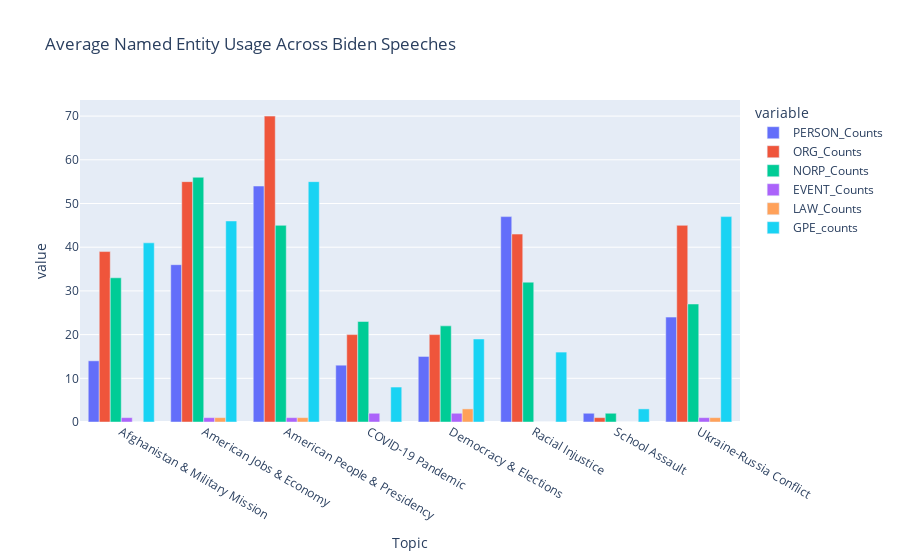

Notebook cell for this chart:
### Code cell
# Use plotly to plot proper noun use per genre
fig = px.bar(average_ner_df, x="Topic", y=["PERSON_Counts", 'ORG_Counts', "NORP_Counts", 'EVENT_Counts', 'LAW_Counts','GPE_counts'], title="Average Named Entity Usage Across Biden Speeches", barmode='group')
fig.show()

### Figure 1 — Plotly figure (JSON) as saved in the notebook; plotly's stock layout.template omitted (floating-point values rounded to 4 significant figures)
{"data": [{"alignmentgroup": "True", "hovertemplate": "variable=PERSON_Counts<br>Topic=%{x}<br>value=%{y}<extra></extra>", "legendgroup": "PERSON_Counts", "marker": {"color": "#636efa", "pattern": {"shape": ""}}, "name": "PERSON_Counts", "offsetgroup": "PERSON_Counts", "orientation": "v", "showlegend": true, "textposition": "auto", "type": "bar", "x": ["Afghanistan & Military Mission", "American Jobs & Economy", "American People & Presidency", "COVID-19 Pandemic", "Democracy & Elections", "Racial Injustice", "School Assault", "Ukraine-Russia Conflict"], "xaxis": "x", "y": [14, 36, 54, 13, 15, 47, 2, 24], "yaxis": "y"}, {"alignmentgroup": "True", "hovertemplate": "variable=ORG_Counts<br>Topic=%{x}<br>value=%{y}<extra></extra>", "legendgroup": "ORG_Counts", "marker": {"color": "#EF553B", "pattern": {"shape": ""}}, "name": "ORG_Counts", "offsetgroup": "ORG_Counts", "orientation": "v", "showlegend": true, "textposition": "auto", "type": "bar", "x": ["Afghanistan & Military Mission", "American Jobs & Economy", "American People & Presidency", "COVID-19 Pandemic", "Democracy & Elections", "Racial Injustice", "School Assault", "Ukraine-Russia Conflict"], "xaxis": "x", "y": [39, 55, 70, 20, 20, 43, 1, 45], "yaxis": "y"}, {"alignmentgroup": "True", "hovertemplate": "variable=NORP_Counts<br>Topic=%{x}<br>value=%{y}<extra></extra>", "legendgroup": "NORP_Counts", "marker": {"color": "#00cc96", "pattern": {"shape": ""}}, "name": "NORP_Counts", "offsetgroup": "NORP_Counts", "orientation": "v", "showlegend": true, "textposition": "auto", "type": "bar", "x": ["Afghanistan & Military Mission", "American Jobs & Economy", "American People & Presidency", "COVID-19 Pandemic", "Democracy & Elections", "Racial Injustice", "School Assault", "Ukraine-Russia Conflict"], "xaxis": "x", "y": [33, 56, 45, 23, 22, 32, 2, 27], "yaxis": "y"}, {"alignmentgroup": "True", "hovertemplate": "variable=EVENT_Counts<br>Topic=%{x}<br>value=%{y}<extra></extra>", "legendgroup": "EVENT_Counts", "marker": {"color": "#ab63fa", "pattern": {"shape": ""}}, "name": "EVENT_Counts", "offsetgroup": "EVENT_Counts", "orientation": "v", "showlegend": true, "textposition": "auto", "type": "bar", "x": ["Afghanistan & Military Mission", "American Jobs & Economy", "American People & Presidency", "COVID-19 Pandemic", "Democracy & Elections", "Racial Injustice", "School Assault", "Ukraine-Russia Conflict"], "xaxis": "x", "y": [1, 1, 1, 2, 2, 0, 0, 1], "yaxis": "y"}, {"alignmentgroup": "True", "hovertemplate": "variable=LAW_Counts<br>Topic=%{x}<br>value=%{y}<extra></extra>", "legendgroup": "LAW_Counts", "marker": {"color": "#FFA15A", "pattern": {"shape": ""}}, "name": "LAW_Counts", "offsetgroup": "LAW_Counts", "orientation": "v", "showlegend": true, "textposition": "auto", "type": "bar", "x": ["Afghanistan & Military Mission", "American Jobs & Economy", "American People & Presidency", "COVID-19 Pandemic", "Democracy & Elections", "Racial Injustice", "School Assault", "Ukraine-Russia Conflict"], "xaxis": "x", "y": [0, 1, 1, 0, 3, 0, 0, 1], "yaxis": "y"}, {"alignmentgroup": "True", "hovertemplate": "variable=GPE_counts<br>Topic=%{x}<br>value=%{y}<extra></extra>", "legendgroup": "GPE_counts", "marker": {"color": "#19d3f3", "pattern": {"shape": ""}}, "name": "GPE_counts", "offsetgroup": "GPE_counts", "orientation": "v", "showlegend": true, "textposition": "auto", "type": "bar", "x": ["Afghanistan & Military Mission", "American Jobs & Economy", "American People & Presidency", "COVID-19 Pandemic", "Democracy & Elections", "Racial Injustice", "School Assault", "Ukraine-Russia Conflict"], "xaxis": "x", "y": [41, 46, 55, 8, 19, 16, 3, 47], "yaxis": "y"}], "layout": {"autosize": true, "barmode": "group", "legend": {"title": {"text": "variable"}, "tracegroupgap": 0}, "title": {"text": "Average Named Entity Usage Across Biden Speeches"}, "xaxis": {"anchor": "y", "autorange": true, "domain": [0, 1], "range": [-0.5, 7.5], "title": {"text": "Topic"}, "type": "category"}, "yaxis": {"anchor": "x", "autorange": true, "domain": [0, 1], "range": [0, 73.68], "title": {"text": "value"}, "type": "linear"}}}
